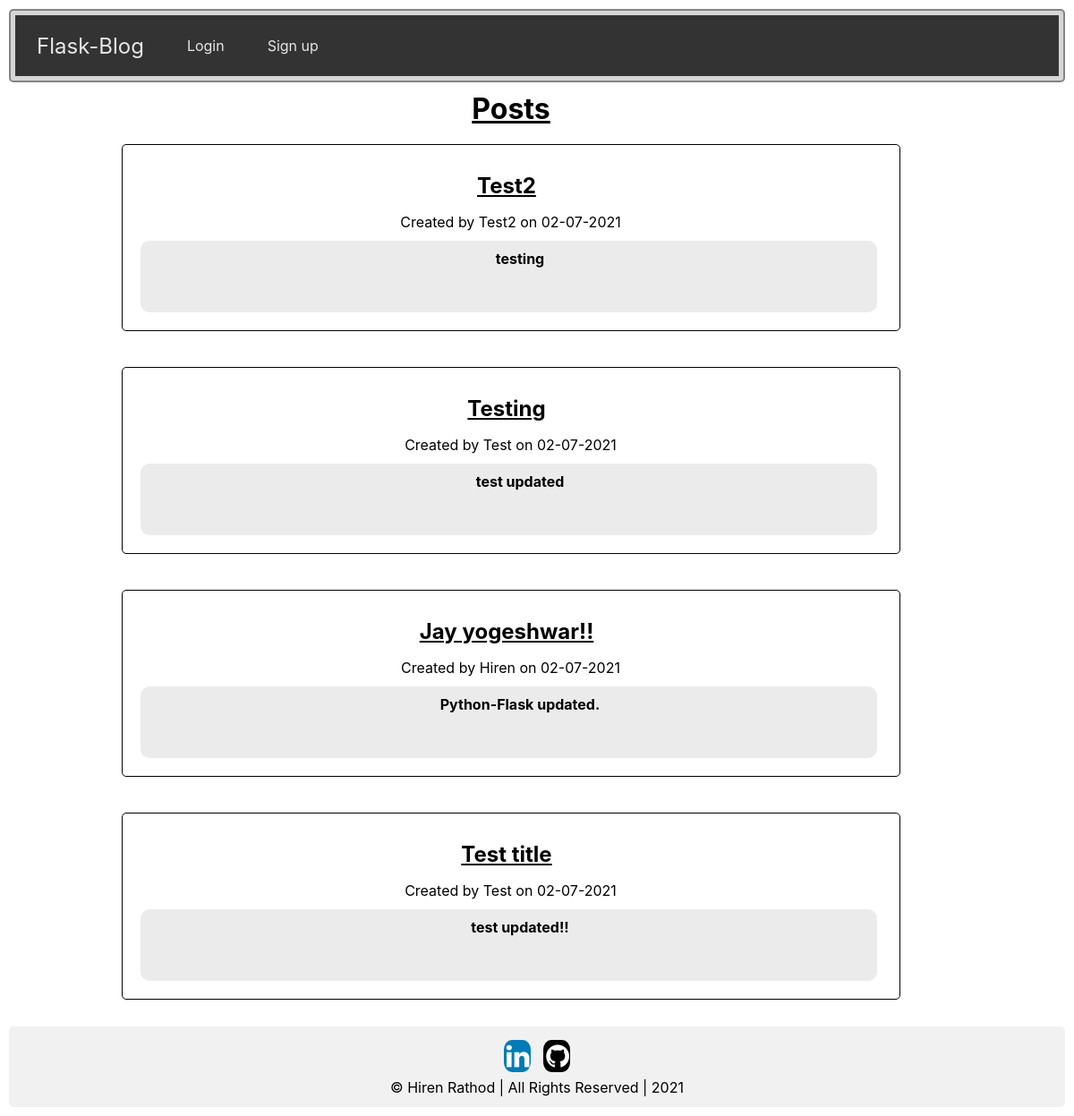
Before: / with the older database file.
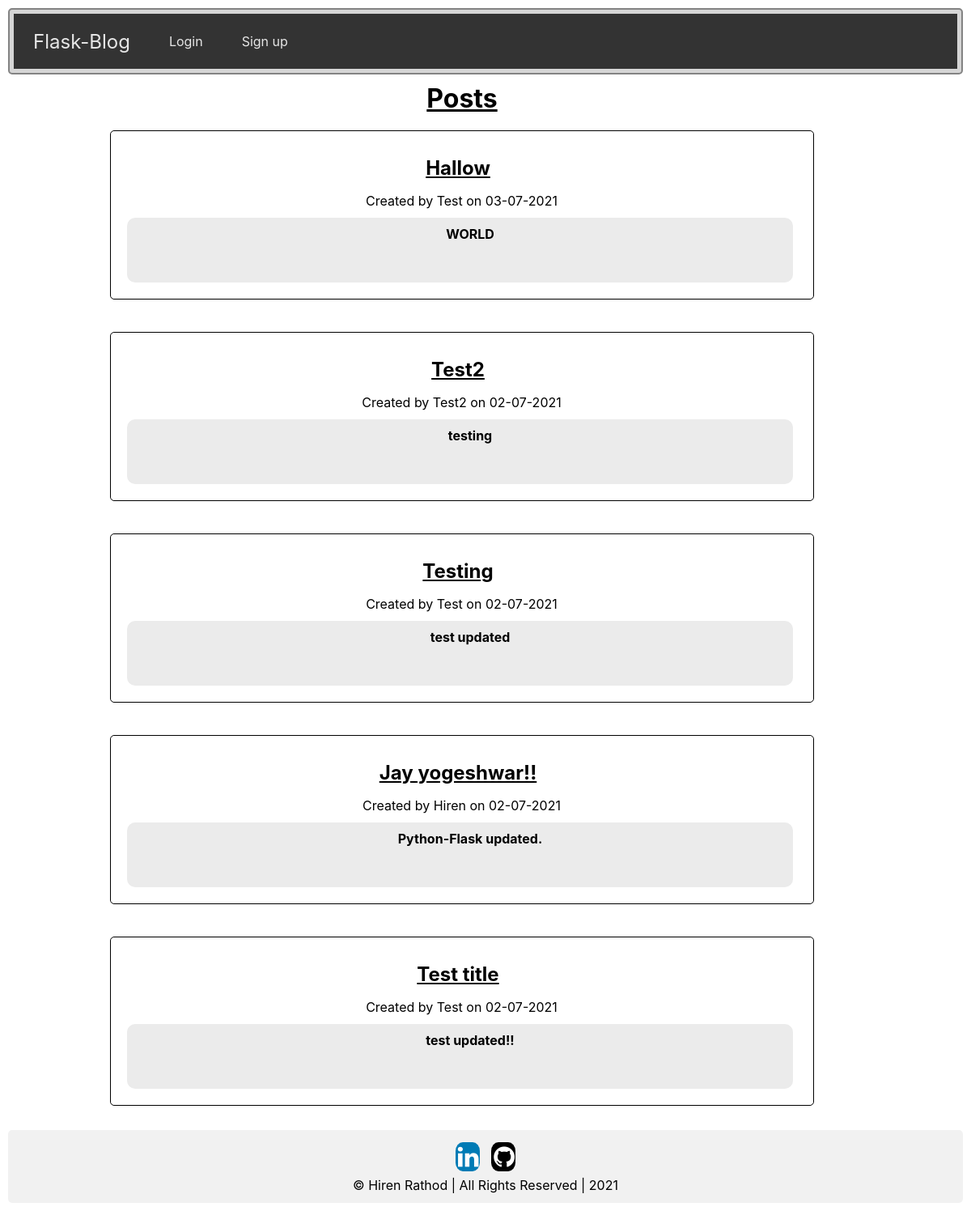
After: the same page with the newer database file.
### website/models.py (models this page shows)
class Post(db.Model):
    id = db.Column(db.Integer, primary_key=True)
    title = db.Column(db.String(100), nullable= False)
    content = db.Column(db.String(5000), nullable= False)
    created = db.Column(db.DateTime, default=datetime.now(), nullable=False)
    user_id = db.Column(db.Integer, db.ForeignKey('user.id'), nullable= False)

class User(db.Model,UserMixin) :
    id = db.Column(db.Integer, primary_key= True)
    name = db.Column(db.String(150), nullable= False)
    email = db.Column(db.String(150), unique= True, nullable= False)
    password = db.Column(db.String(150), nullable= False)
    posts = db.relationship('Post', backref= 'author')

### website/views.py (the view)
@views.route('/')
def home():
    posts = Post.query.order_by(Post.id.desc()).all()
    return render_template('home.html',posts = posts,user=current_user)

### website/templates/home.html (shortened to what this page needs)
{% extends "base.html" %}
{% block header %}
<h1 style="text-align: center; width:75%; margin-left: 10%;">
  {% block title %}Posts{% endblock %}
</h1>
{% endblock %}
{% block content %}
{% for post in posts %}
<div class="row">
  <div class="leftcolumn">
    <div class="card">
      <a href="{{ url_for('views.post', id=post.id) }}"><h2>{{ post.title.capitalize() }}</h2></a>
      <p>Created by {{ post.author.name.capitalize() }} on {{ post.created.strftime('%d-%m-%Y') }}</p>
      <h4>{{ post.content}}</h4>
    </div>
  </div>
</div><br>
{% endfor %}
<div class="footer">
  <a href="https://in.linkedin.com/in/hiren-rathod-1b20991b6" class="fa fa-linkedin" target="blank"></a>
  <a href="https://github.com/hiren054" class="fa fa-github" target="blank"></a>
  <p>&copy Hiren Rathod | All Rights Reserved | 2021</p>
</div>
{% endblock %}

### website/templates/base.html (shortened to what this page needs)
<!DOCTYPE html>
<html lang="en">
<head>
  <link rel="stylesheet" href="https://cdnjs.cloudflare.com/ajax/libs/font-awesome/4.7.0/css/font-awesome.min.css">
  <link type="text/css" rel="stylesheet" href="{{ url_for('static', filename='/style.css') }}">
</head>
<body>
  <div class="sticky">
  <nav class="navbar">
    <a href="/" class="brand">Flask-Blog</a>
    <ul>
      {% if current_user.is_authenticated %}
      <li>
        <h1 style="color: #ffffff;">Welcome {{ user.name.capitalize() }}</h1>
      </li>
      <li>
        <a href="{{ url_for('views.create') }}">New post</a>
      </li>
      <li>
        <a href="{{ url_for('auth.logout') }}">Logout</a>
      </li>
      {% else %}
      <li>
        <a href="{{ url_for('auth.login') }}">Login</a>
      </li>
      <li>
        <a href="{{ url_for('auth.signup') }}">Sign up</a>
      </li>
      {% endif %}
    </ul>
  </nav>
</div>
<header>
  {% block header %}{% endblock %}
</header>
  {% block content %} {% endblock%}
</body>
</html>

### website/static/style.css (style rules this page uses)
* { box-sizing: border-box; padding: 0; margin: 0; }
body { font-family: -apple-system, BlinkMacSystemFont, 'Segoe UI', Roboto, Oxygen, Ubuntu, Cantarell, 'Open Sans', 'Helvetica Neue', sans-serif; background-color: #ffffff; padding: 10px; }
html { height: auto; background-color: #f2f2f2 ; }
a { text-decoration: none; color: #000000; }
.navbar { background-color: #333333; display: flex; align-items:center; }
.navbar a { color: #e7e7e7; }
.navbar .brand { display: block; padding: 0 24px; font-size: 24px; }
.navbar ul { margin: 0; padding: 0; list-style-type: none; display: flex; align-items:center; justify-content: flex-start; }
.navbar ul li a { color: #e7e7e7; padding: 24px; display: block; }
.footer { background-color: #f1f1f1; padding: 10px; text-align: center; }
div.sticky { position: -webkit-sticky; position: sticky; top: 0; padding: 5px; background-color: #d6d6d6; border: 2px solid #838383; }
div { border-radius: 5px; padding: 10px; }
.fa { padding: 3px; font-size: 30px; width: 30px; text-align: center; text-decoration: none; bottom: 0; margin: 5px 5px; border-radius: 30%; }
.fa-github { background: black; color: white; }
.fa-linkedin { background: #007bb5; color: white; }
p { padding: 1px; margin: 1px; }
.leftcolumn { text-align: center; float: left; width: 75%; margin-left: 10%; border: 1px solid black; padding: 5px; padding-top: 1px; padding-left: 5px; padding-bottom: 5px; }
.card { background-color: white; padding: 10px; margin-top: 5px; margin-right: 10px; }
.card h2 { padding: 10px; margin: 5px; background-color: #ffffff; text-decoration: underline; }
.card p { margin-bottom: 10px; margin-left: 10px; }
.card h4 { background-color: #ebebeb; padding-left: 25px; padding-bottom: 50px; padding-top: 10px; padding: auto; width: auto; border-radius: 10px; margin-bottom: 5px; margin-left: 5px; margin-top: 5px ; }
.row:after { content: ""; display: table; clear: both; }
header { padding: 10px; text-decoration: underline; }

Changed rows visible on the page:
added Post: title "Hallow", author.name "Test", created "03-07-2021", content "WORLD"
